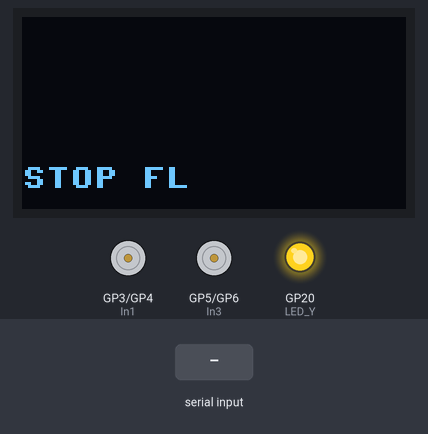
A program run on a simulated Raspberry Pi Pico running MicroPython. On the bench: 128×64 one-colour display, motor-driver pin pairs drawn as motors (green arrow = first pin HIGH = forward, orange = second pin HIGH = backward, longer = more drive, scaled by the enable pin), output pins drawn as LEDs (lit = HIGH). The test bench sets the inputs (shaded band). Library files of the repository ran but are not shown: SSD1306.py.

Above: at 1.2 s.
1.3 s: "Forward\n" received over the second serial link
At 1.7 s:
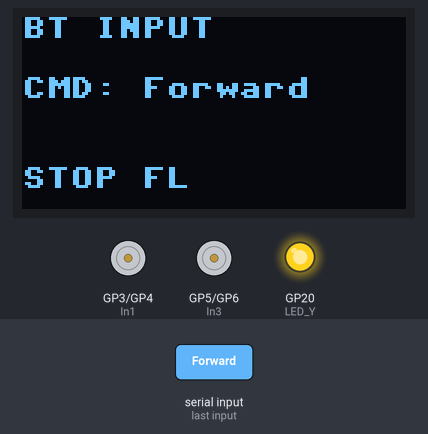
2.9 s: "Backward\n" received over the second serial link
At 3.5 s:
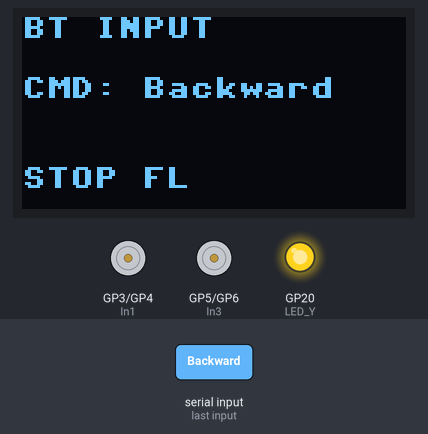
4.5 s: "Right\n" received over the second serial link
At 5.4 s:
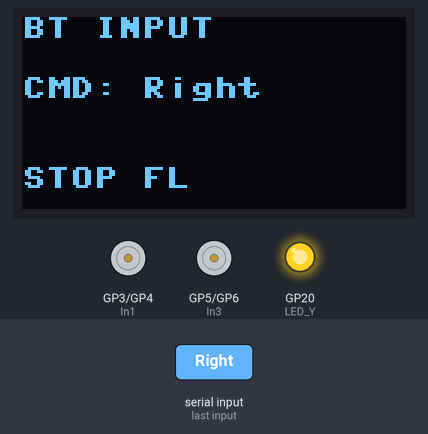
6.1 s: "Left\n" received over the second serial link
At 7.2 s:
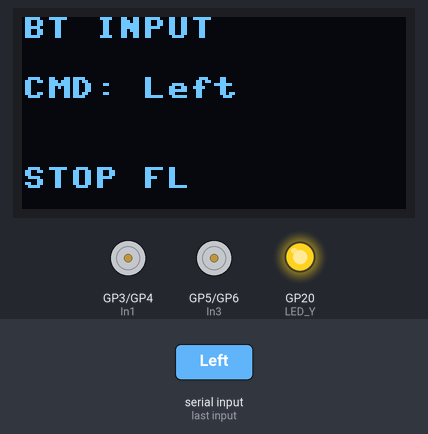
7.7 s: "Stop\n" received over the second serial link
At 9.0 s:
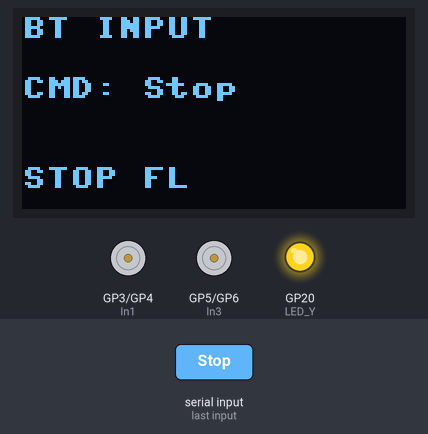
Timing chart, 0 to 10.3 s (numbered marks = the images above; inputs shaded):
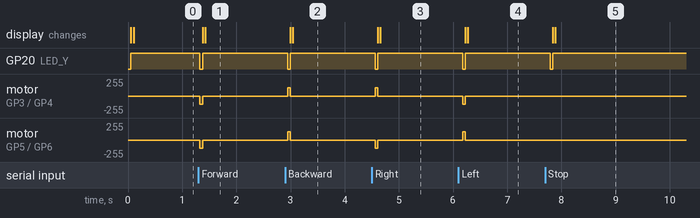

The program:

main.py
```python
#-----------------------------------------------------------------------------------------------
# BaseUnit_Ver3.0
#
# Requires the following Libraries
# SSD1360.py with all capital letters
#
#
# The Robot's base unit receives commands from the Bluetooth and the UART interface
# in the form of plain text to move Right, Left, Forward, Backward and Stop
# in the event of getting too close to an object, the IR sensors overwite the command and
# send a message to the control processor via the same UART as this of the four sensors
# triggered a stop to assist the mainprocessor move away from the obsticle
#-----------------------------------------------------------------------------------------------
#
# HC06 pins - UART-0
#          RX GP0
#          TX GP1
#
# L298 Pins
#          ENA GP2
#          IN1 GP3`
#          IN2 GP4
#          IN3 GP5
#          IN4 GP6
#          ENB GP7
#
# LED pins
#          Yellow GP20
#
# IR Stop Sensors pins
#          Front Right - FR GP12
#          Front Left  - FL GP13
#          Rear Right  - RR GP14
#          Rear Left   - RL GP15
#
#
# I2C OLED
#          SDA GP18
#          SCL GP19
#
# Main Controller Rapberry Pi, PC or another Pico on UART-1
#          TX GP8
#          RX GP9
#
# AUX Controller I2C-1
#          SDA GP16
#          SCL GP17
#
#
#-----------------------------------------------------------------------------------------------


from machine import Pin, I2C, PWM, UART
import time
from SSD1306 import SSD1306_I2C # Only requires ssd1306.py

# --- Pin Declarations ---
IR_Sensor_FR = Pin(12, Pin.IN)
IR_Sensor_FL = Pin(13, Pin.IN)
IR_Sensor_RR = Pin(14, Pin.IN)
IR_Sensor_RL = Pin(15, Pin.IN)
LED_Y = Pin(20, Pin.OUT)

# --- UART Setup ---
uart0 = UART(0, 9600, tx=Pin(0), rx=Pin(1)) # Bluetooth
uart1 = UART(1, 9600, tx=Pin(8), rx=Pin(9)) # Brain

# --- L298 Motor Driver Setup ---
EN_A = PWM(Pin(2))
In1 = Pin(3, Pin.OUT)
In2 = Pin(4, Pin.OUT)
In3 = Pin(5, Pin.OUT)
In4 = Pin(6, Pin.OUT)
EN_B = PWM(Pin(7))

EN_A.freq(500)
EN_B.freq(500)
EN_A.duty_u16(32512)
EN_B.duty_u16(32512)

# --- Standard OLED Setup ---
i2c = I2C(1, scl=Pin(19), sda=Pin(18), freq=200000)
oled = SSD1306_I2C(128, 64, i2c)

def update_display(line1, line2, line3):
    oled.fill(0)
    oled.text(line1, 0, 0)
    oled.text(line2, 0, 20)
    oled.text(line3, 0, 45)
    oled.show()


# --- Movement Functions ---
def turn_left(): In1.low(); In2.high(); In3.high(); In4.low()
def turn_right(): In1.high(); In2.low(); In3.low(); In4.high()
def move_backward(): In1.high(); In2.low(); In3.high(); In4.low()
def move_forward(): In1.low(); In2.high(); In3.low(); In4.high()
def stop(): In1.low(); In2.low(); In3.low(); In4.low()

def process_command(raw_data, source):
    try:
        data = raw_data.decode('utf-8').strip()
    except:
        data = str(raw_data)

    if 'Forward' in data: move_forward()
    elif 'Backward' in data: move_backward()
    elif 'Right' in data: turn_right()
    elif 'Left' in data: turn_left()
    elif 'Stop' in data: stop()

    update_display(source, "CMD: " + data, "")

while True:
    LED_Y.off()
    if uart0.any(): process_command(uart0.read(), "BT INPUT")
    if uart1.any(): process_command(uart1.read(), "BRAIN INPUT")

    # IR Sensor Check & Feedback
    sensor_msg = "PATH CLEAR"
    if IR_Sensor_FR.value() == 0:
        stop(); uart1.write("FR\n"); LED_Y.on(); sensor_msg = "STOP FR"
    elif IR_Sensor_FL.value() == 0:
        stop(); uart1.write("FL\n"); LED_Y.on(); sensor_msg = "STOP FL"
    elif IR_Sensor_RR.value() == 0:
        stop(); uart1.write("RR\n"); LED_Y.on(); sensor_msg = "STOP RR"
    elif IR_Sensor_RL.value() == 0:
        stop(); uart1.write("RL\n"); LED_Y.on(); sensor_msg = "STOP RL"

    # Minimal refresh to avoid flickering
    oled.fill_rect(0, 45, 128, 20, 0)
    oled.text(sensor_msg, 0, 50)
    oled.show()
    time.sleep(0.05)
```

Measured:
- after the input at 1.3 s, GP20 (LED_Y): HIGH → LOW at once, → HIGH 0.05 s later; motor on GP3 (In1) / GP4 (In2), motor on GP5 (In3) / GP6 (In4): stopped → backward 127/255 at once, → stopped 0.05 s later; the display: first changes after 0.08 s (image 1 shows a later state)
- after the input at 2.9 s, GP20 (LED_Y): HIGH → LOW at once, → HIGH 0.05 s later; motor on GP3 (In1) / GP4 (In2), motor on GP5 (In3) / GP6 (In4): stopped → forward 127/255 at once, → stopped 0.05 s later; the display: first changes after 0.09 s (image 2 shows a later state)
- after the input at 4.5 s, GP20 (LED_Y): HIGH → LOW after 0.06 s, → HIGH 0.05 s later; motor on GP3 (In1) / GP4 (In2): stopped → forward 127/255 after 0.06 s, → stopped 0.05 s later; motor on GP5 (In3) / GP6 (In4): stopped → backward 127/255 after 0.06 s, → stopped 0.05 s later; the display: first changes after 0.11 s (image 3 shows a later state)
- after the input at 6.1 s, GP20 (LED_Y): HIGH → LOW after 0.08 s, → HIGH 0.05 s later; motor on GP3 (In1) / GP4 (In2): stopped → backward 127/255 after 0.08 s, → stopped 0.05 s later; motor on GP5 (In3) / GP6 (In4): stopped → forward 127/255 after 0.08 s, → stopped 0.05 s later; the display: first changes after 0.13 s (image 4 shows a later state)
- after the input at 7.7 s, GP20 (LED_Y): HIGH → LOW after 0.09 s, → HIGH 0.05 s later; the display: first changes after 0.14 s (image 5 shows a later state)
